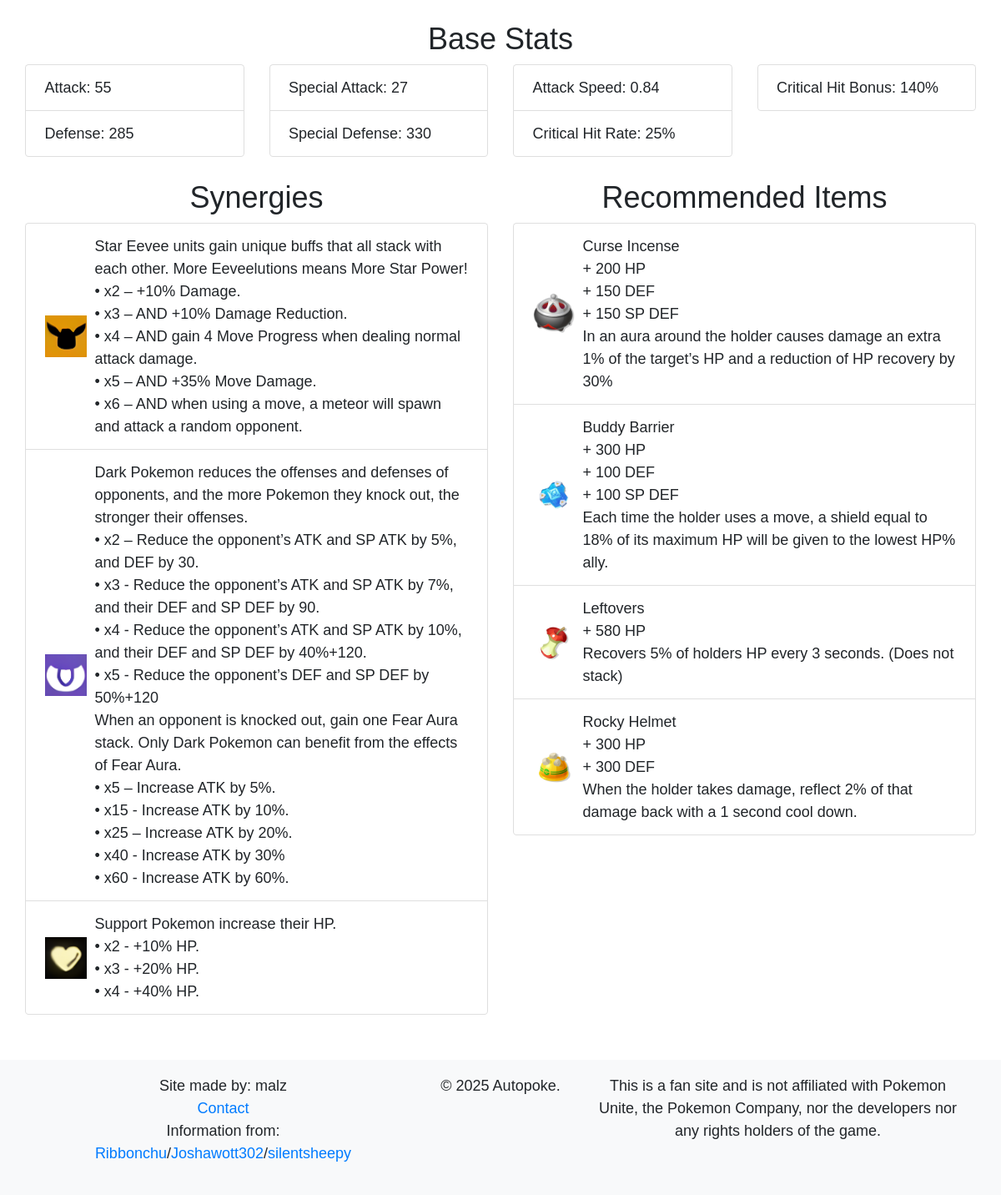
The app's page /pokemon/umbreon/ (lower part), older data.
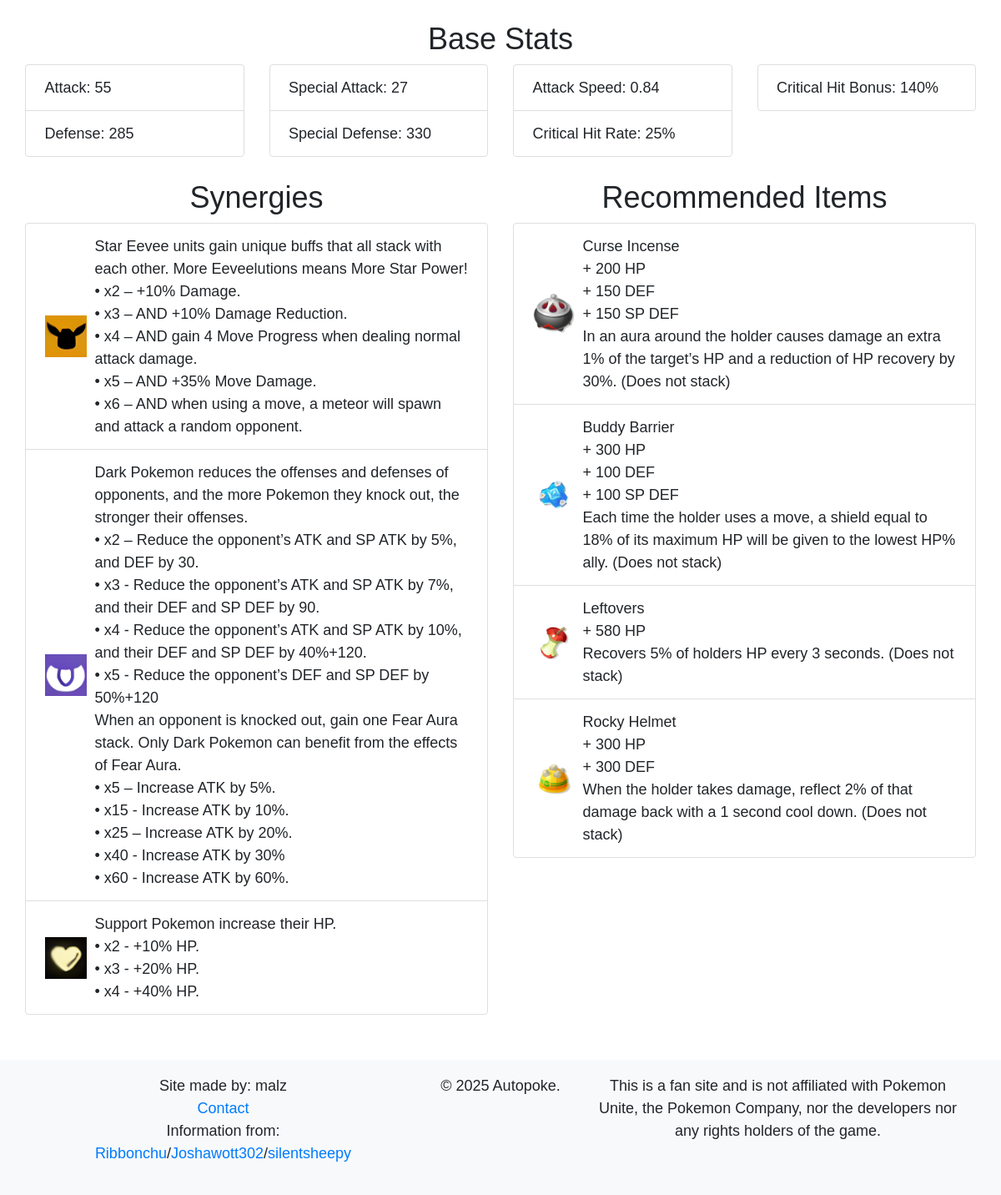
The same page, newer data.
### catalogue/models.py (models this page shows, shortened)
class Pokemon(models.Model):
    name = models.CharField(max_length=255, unique=True)
    slug = models.SlugField(unique=True, blank=True)
    attack = models.IntegerField(blank=True, default=0)
    defense = models.IntegerField(blank=True, default=0)
    special_attack = models.IntegerField(blank=True, default=0)
    special_defense = models.IntegerField(blank=True, default=0)
    attack_speed = models.DecimalField(max_digits=5, decimal_places=2, null=True)
    critical_hit_rate = models.IntegerField(help_text="Percentage value (e.g., 10 for 10%)", blank=True, default=0)
    critical_hit_damage_bonus_rate = models.IntegerField(help_text="Percentage value (e.g., 20 for 20%)", blank=True, default=0)
    rank = models.IntegerField(blank=True, null=True)
    tier = models.IntegerField(blank=True, null=True)
    stats_per_level = models.JSONField(blank=True, null=True)
    ability_1_name = models.CharField(max_length=255, blank=True)
    ability_1_description = models.TextField(blank=True)
    ability_1_picture = models.ImageField(upload_to='ability_pictures/', blank=True, null=True)  # New field for ability 1 picture
    ability_2_name = models.CharField(max_length=255, blank=True)
    ability_2_description = models.TextField(blank=True)
    ability_2_picture = models.ImageField(upload_to='ability_pictures/', blank=True, null=True)  # New field for ability 2 picture
    unite_move_name = models.CharField(max_length=255, blank=True)
    unite_move_description = models.TextField(blank=True)
    unite_move_activation = models.TextField(blank=True, default="")
    unite_move_picture = models.ImageField(upload_to='move_pictures/', blank=True, null=True)
    recommended_items = models.ManyToManyField('Item', blank=True)
    recommended_number = models.PositiveSmallIntegerField(choices=[(1, '1'), (2, '2')], default=1)
    alternate_names = models.TextField(blank=True, default="")
    hp = models.IntegerField(blank=True, null=True)
    mp = models.IntegerField(blank=True, null=True)

class Synergy(models.Model):
    picture = models.ImageField(upload_to='synergies/')
    name = models.CharField(max_length=255, unique=True)
    pokemon = models.ManyToManyField('Pokemon', blank=True, related_name='synergies')
    descriptions = models.TextField()
    slug = models.SlugField(unique=True, blank=True)

class Item(models.Model):
    picture = models.ImageField(upload_to='items/')
    name = models.CharField(max_length=255, unique=True)
    description = models.TextField()
    synergistic_pokemon = models.ManyToManyField('Pokemon', blank=True, related_name='synergistic_items')
    slug = models.SlugField(unique=True, blank=True)

### catalogue/views.py (the view)
# urls.py: path('pokemon/<slug:pokemon_slug>/', views.pokemon_detail, name='pokemon_detail'),
def pokemon_detail(request, pokemon_slug):
    pokemon = get_object_or_404(Pokemon, slug=pokemon_slug)
    return render(request, 'catalogue/pokemon_detail.html', {'pokemon': pokemon})

### catalogue/templates/catalogue/pokemon_detail.html (shortened to what this page needs)
{% extends 'base.html' %}
{% block content %}
<div class="container p-0 mt-4">
<div class="row mt-4">
    <div class="col-12">
        <h2 class="text-center">Base Stats</h2>
        <div class="row">
            <div class="col-6 col-md-3">
                <div class="list-group">
                    <div class="list-group-item">Attack: {{ pokemon.attack }}</div>
                    <div class="list-group-item">Defense: {{ pokemon.defense }}</div>
                </div>
            </div>
            <div class="col-6 col-md-3">
                <div class="list-group">
                    <div class="list-group-item">Special Attack: {{ pokemon.special_attack }}</div>
                    <div class="list-group-item">Special Defense: {{ pokemon.special_defense }}</div>
                </div>
            </div>
            <div class="col-6 col-md-3">
                <div class="list-group">
                    <div class="list-group-item">Attack Speed: {{ pokemon.attack_speed }}</div>
                    <div class="list-group-item">Critical Hit Rate: {{ pokemon.critical_hit_rate }}%</div>
                </div>
            </div>
            <div class="col-6 col-md-3">
                <div class="list-group">
                    <div class="list-group-item">Critical Hit Bonus: {{ pokemon.critical_hit_damage_bonus_rate }}%</div>
                </div>
            </div>
        </div>
    </div>
</div>
<div class="row mt-4">
    <div class="col-12 col-md-6">
        <h2 class="text-center">Synergies</h2>
        <ul class="list-group">
            {% for synergy in pokemon.synergies.all %}
                <li class="list-group-item d-flex">
                    <a href="{% url 'synergy_list' %}?selected_synergy={{ synergy.slug }}" class="text-decoration-none text-reset d-flex align-items-center">
                        <img src="{{ synergy.picture.url }}" alt="{{ synergy.name }}" class="img-fluid" style="width: 50px; height: 50px; margin-right: 10px;">
                        <div>
                          {{ synergy.descriptions|linebreaksbr }}
                        </div>
                    </a>
                </li>
            {% empty %}
                <li class="list-group-item">No synergies found for this Pokémon.</li>
            {% endfor %}
        </ul>
    </div>
    <div class="col-12 col-md-6">
        <h2 class="text-center">Recommended Items</h2>
        <ul class="list-group">
            {% for item in pokemon.recommended_items.all %}
                <li class="list-group-item d-flex">
                    <a href="{% url 'item_list' %}?selected_item={{ item.slug }}" class="text-decoration-none text-reset d-flex align-items-center">
                        <img src="{{ item.picture.url }}" alt="{{ item.name }}" class="img-fluid" style="width: 50px; height: 50px; margin-right: 10px;">
                        <div>
                            <strong>{{ item.name }}</strong><br> {{ item.description|linebreaksbr }}
                        </div>
                    </a>
                </li>
            {% empty %}
                <li class="list-group-item">No recommended items found for this Pokémon.</li>
            {% endfor %}
        </ul>
    </div>
</div>
</div>
{% endblock %}

### catalogue/templates/base.html (shortened to what this page needs)
<!DOCTYPE html>
<html>
<head>
    <link rel="stylesheet" href="https://cdn.jsdelivr.net/npm/bootstrap@5.3.0/dist/css/bootstrap.min.css">
    {% load static %}
    <link rel="stylesheet" href="{% static 'css/styles.css' %}">
    <link href="https://stackpath.bootstrapcdn.com/bootstrap/4.5.2/css/bootstrap.min.css" rel="stylesheet">
</head>
<body>
    <div class="container-fluid p-0">
        {% block content %}{% endblock %}
    </div>
<footer class="bg-light text-center text-md-center py-3 mt-5">
    <div class="container">
        <div class="row">
            <div class="col-md-5 mb-3 mb-md-0">
                <p class="mb-0">Site made by: malz<br>
                    <p class="mb-0"><a href="mailto:info@autopoke.net">Contact</a></p>
                    Information from:<br>
                    <a href="https://x.com/ribbonchu?lang=en" target="_blank">Ribbonchu</a>/<a href="https://www.youtube.com/@Joshawott302" target="_blank">Joshawott302</a>/<a href="https://www.twitch.tv/silentsheepy"target="_blank">silentsheepy</a>
                </p>
            </div>
            <div class="col-md-2 mb-3 mb-md-0">
                <p class="mb-0">&copy; 2025 Autopoke.</p>
            </div>
            <div class="col-md-5 mb-3 mb-md-0">
                <p class="mb-0">This is a fan site and is not affiliated with Pokemon Unite, the Pokemon Company, nor the developers nor any rights holders of the game.</p>
            </div>
        </div>
    </div>
</footer>
</body>
</html>

### static/css/styles.css (style rules this page uses)
html, body { height: 100%; margin: 0; padding: 0; display: flex; flex-direction: column; font-family: 'Yanone Kaffeesatz', sans-serif; font-weight: 300; font-size: large; background-color: #ffffff; }
h1, h2, h3, h4, h5, h6 { font-family: 'Yanone Kaffeesatz', sans-serif; }
.container { flex: 1; }

### catalogue/templates/base.html (style rules this page uses)
html, body { scroll-behavior: smooth; height: 100%; margin: 0; padding: 0; display: flex; flex-direction: column; font-family: 'Yanone Kaffeesatz', sans-serif; font-weight: 300; font-size: large; background-color: #ffffff; }
h1, h2, h3, h4, h5, h6 { font-family: 'Yanone Kaffeesatz', sans-serif; }
.container { flex: 1; }

Row changes from the older to the newer data that the page shows:
changed Item "Curse Incense": description "+ 200 HP + 150 DEF + 150 SP DEF In an aura around the holder causes damage an extra 1% of the target’s HP and a reduction of HP recovery by 30%" → "…of HP recovery by 30%. (Does not stack)"
changed Item "Buddy Barrier": description "+ 300 HP + 100 DEF + 100 SP DEF Each time the holder uses a move, a shield equal to 18% of its maximum HP will be given to the lowest HP% ally." → "+ 300 HP + 100 DEF + 100 SP DEF Each time the holder uses a move, a shield equal to 18% of its maximum HP will be given to the lowest HP% ally. (Does not stack)"
changed Item "Rocky Helmet": description "+ 300 HP + 300 DEF When the holder takes damage, reflect 2% of that damage back with a 1 second cool down." → "+ 300 HP + 300 DEF When the holder takes damage, reflect 2% of that damage back with a 1 second cool down. (Does not stack)"
